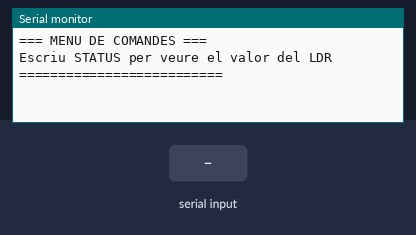
A sketch run on a simulated Arduino Uno, built with avr-gcc and run on an emulated ATmega328P. Shown: the last lines printed to the serial monitor. The test bench sets the inputs (shaded band).

Above: at 2.2 s.
2.3 s: "STATUS\n" received over Serial
At 3.5 s:
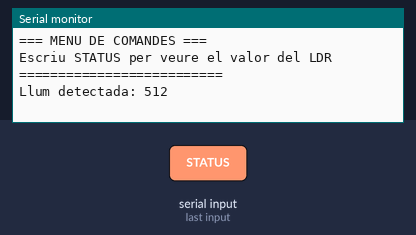
3.8 s: "1\n" received over Serial
At 4.8 s:
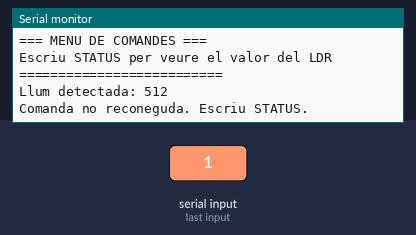

Measured:
- after the input at 2.3 s, the serial monitor: prints a new line at once (image 1)
- after the input at 3.8 s, the serial monitor: prints a new line at once (image 2)

The sketch:

Status.ino
```cpp
const int pinLDR = 2;
String comando = "";   // Aquí guardaremos lo que escribe el usuario

void setup() {
  Serial.begin(115200);
  delay(1000);

  Serial.println("=== MENU DE COMANDES ===");
  Serial.println("Escriu STATUS per veure el valor del LDR");
  Serial.println("==========================");
}

void loop() {

  // Si hi ha text disponible al port sèrie...
  if (Serial.available() > 0) {
    comando = Serial.readStringUntil('\n');  // Llegim la línia
    comando.trim();                          // Eliminem espais i salts

    // Comprovem el comandament
    if (comando.equalsIgnoreCase("STATUS")) {
      int valor = analogRead(pinLDR);
      Serial.print("Llum detectada: ");
      Serial.println(valor);
    }
    else {
      Serial.println("Comanda no reconeguda. Escriu STATUS.");
    }
  }

  delay(50); // Petita pausa per estabilitat
}
```
